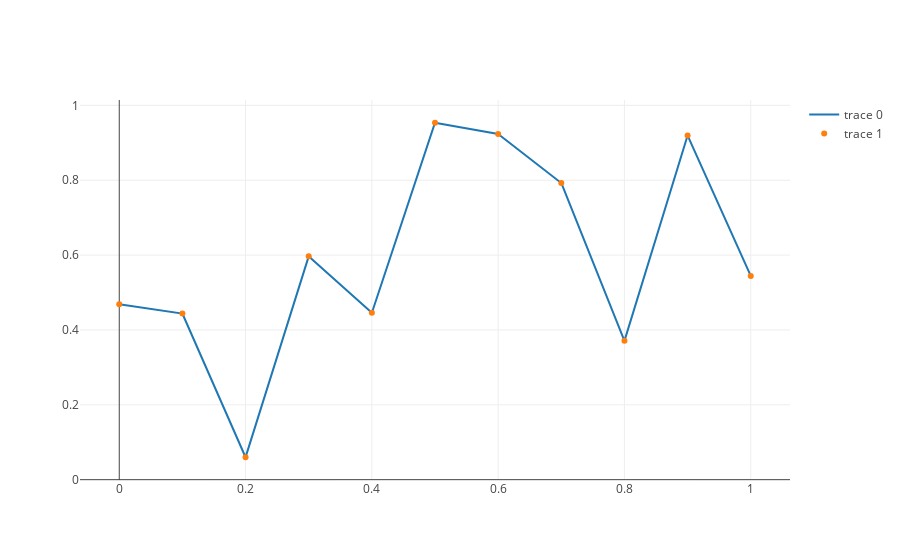

The cell this chart's notebook holds for it:
### Markdown cell above
We can generate a random vector $ui$ and use the previous function

### Code cell
ui = np.random.rand(n_bases)

x, u = interpolate(ui)


fig = go.Figure(data=[
    go.Scatter(x=x, y=u, mode='lines'),
    go.Scatter(x=s, y=ui, mode='markers'),
])
plotly.iplot(fig)

### Figure 1 — Plotly figure (JSON) as saved in the notebook; plotly's stock layout.template omitted (floating-point values rounded to 4 significant figures; data arrays with more than 128 entries replaced by an {"elided": "..."} marker saying what was removed)
{"data": [{"mode": "lines", "type": "scatter", "uid": "f2bbf1d6-f413-453b-92a1-d18e13295b82", "x": {"elided": "500 float values"}, "y": {"elided": "500 float values"}}, {"mode": "markers", "type": "scatter", "uid": "dbf21149-f206-41d5-b615-769edada1d86", "x": [0, 0.1, 0.2, 0.3, 0.4, 0.5, 0.6, 0.7, 0.8, 0.9, 1], "y": [0.4687, 0.4438, 0.05993, 0.5967, 0.4457, 0.9536, 0.9235, 0.7926, 0.3711, 0.9197, 0.5443]}], "layout": {}}
